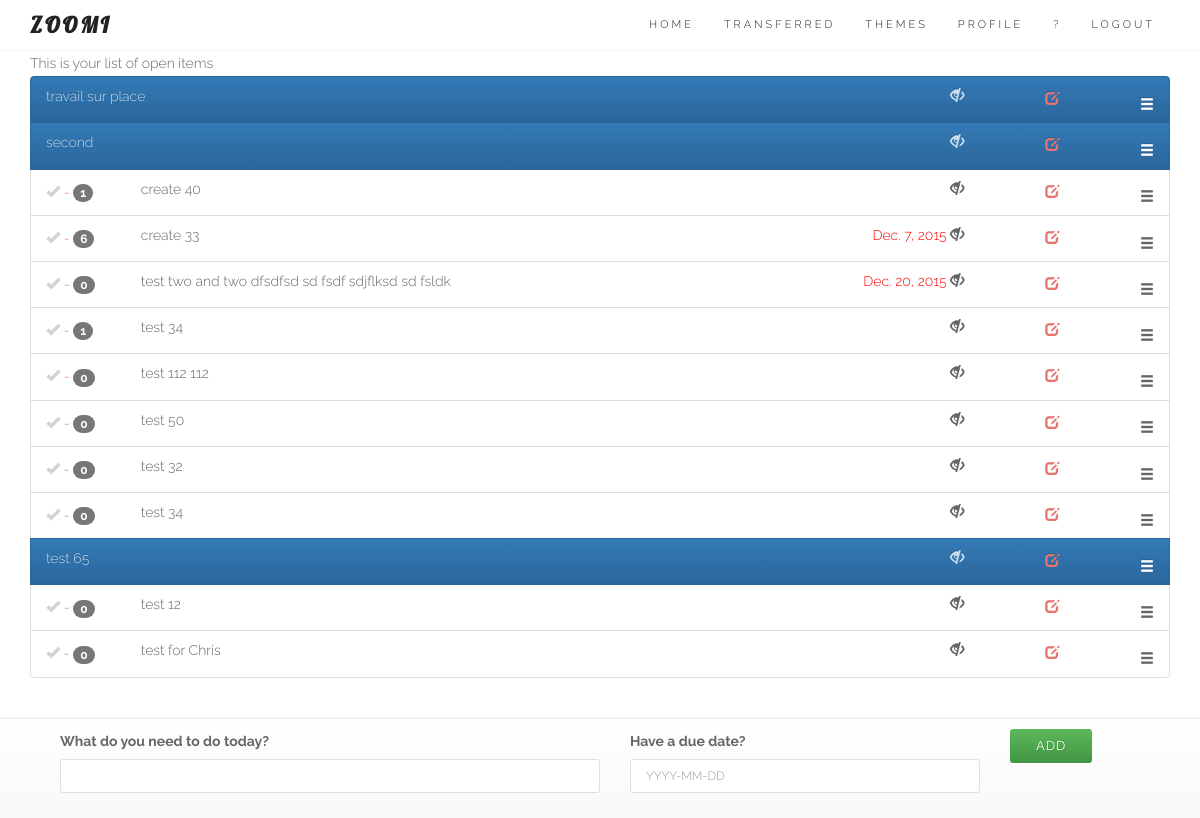
Before: / (signed in) with the older database file.
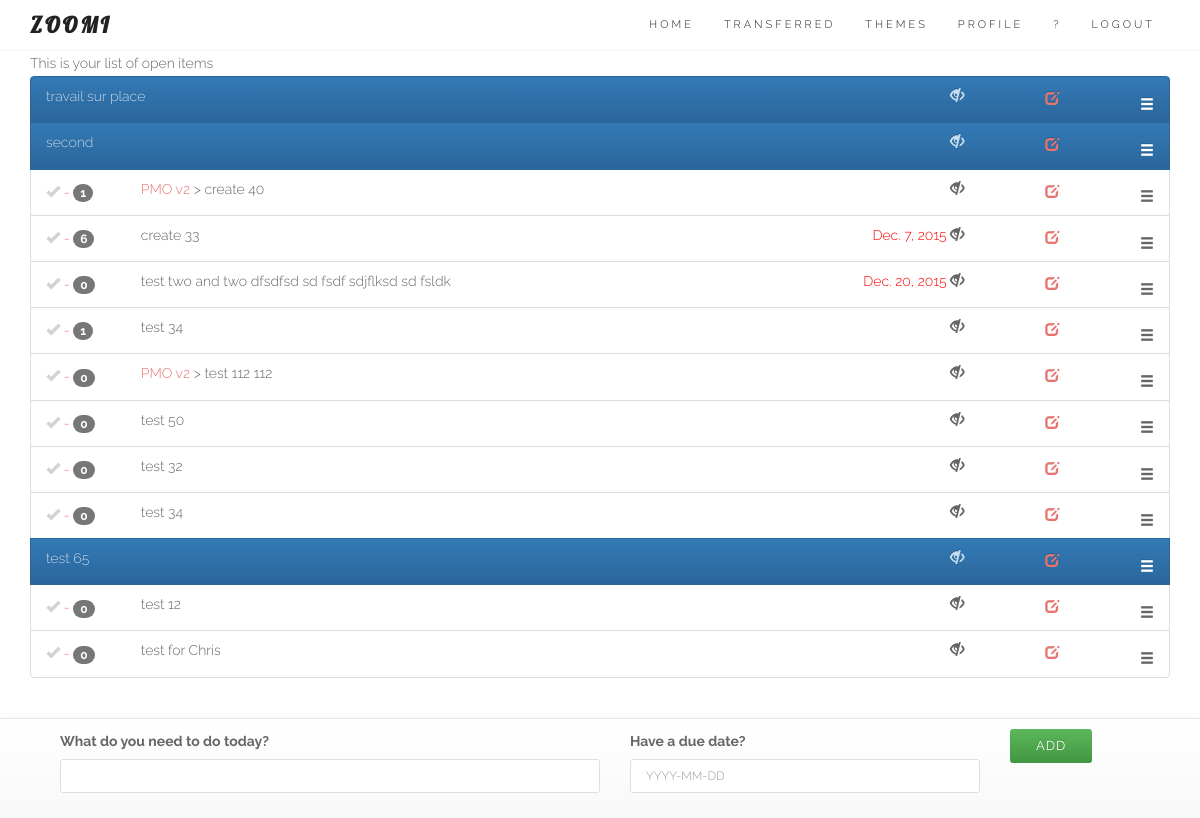
After: the same page with the newer database file.
### core/models.py (models this page shows, shortened)
class Entry(models.Model):
	user = models.ForeignKey(User)
	name = models.CharField(max_length=100)
	data = models.CharField(max_length=200, blank=True)
	order = models.IntegerField(default=1000)
	duedate = models.DateField(null=True, blank=True)
	done = models.BooleanField(default=False) # 0 = to do / 1 = completed
	impediment = models.BooleanField(default=False) # 0 = No / 1 = Yes
	transfered = models.BooleanField(default=False) # 0 = No / 1 = Yes = no longer in your List
	assignees = models.ManyToManyField(User, related_name='assignees',blank=True)
	section = models.BooleanField(default=False) # 0 = No / 1 = Yes
	created_at = models.DateTimeField(auto_now_add=True)
	completed_on = models.DateTimeField(null=True, blank=True)
	theme = models.ForeignKey(Theme, null=True, blank=True)
	class Meta:
		ordering = ['order']
		verbose_name_plural = "entries"
	def __str__(self):
		return str(self.name)
	def update_entry_url(self):
		return reverse (viewname="detail", args=[self.id])
	def update_modal_entry_url(self):
		return reverse (viewname="entrymodal", args=[self.id])
	def comment_entry_url(self):
		return reverse (viewname="commentlist", args=[self.id])
	def theme_entry_url(self):
		return reverse (viewname="themedetails", args=[self.theme.id])

class Theme(models.Model):
	user = models.ForeignKey(User)
	name = models.CharField(max_length=100, null=True, blank=True)
	created_at = models.DateTimeField(auto_now_add=True)
	def __str__(self):
		return str(self.name)

### core/views.py (the view, shortened to what this page needs)
# urls.py: url(r'^$', login_required(coreviews.EntryListAppendViewBS.as_view()), name='entrylistBS'), # Bootstrap test
class EntryListAppendViewBS(ListAppendView):
	model = coremodels.Entry
	template_name = 'entry/listBS.html'
	context_object_name = 'entry'
	def get_queryset(self):
		return coremodels.Entry.objects.filter(Q(user=self.request.user, transfered=0) | Q(assignees=self.request.user), done=False).order_by('order')

### core/models.py
class EntryCreateForm(ModelForm):
	class Meta:
		model = Entry
		fields = ['name','duedate'] # the form on the homepage
	def __init__(self, *args, **kwargs): # current_business, as parameter (cf Creeam)
		super(EntryCreateForm, self).__init__(*args, **kwargs)
		self.fields['name'].label = "What do you need to do today?"
		self.fields['duedate'].label = "Have a due date?"
		self.fields['duedate'].widget.attrs['placeholder'] = "YYYY-MM-DD"
		self.fields['name'].widget.attrs['autofocus'] = "on"

### core/models.py (called while the page is built)
	def get(self, request, *args, **kwargs):
		self.object_list = self.get_queryset()
		allow_empty = self.get_allow_empty()
		if not allow_empty and len(self.object_list) == 0:
			raise Http404(_(u"Empty list and '%(class_name)s.allow_empty' is False.")
							% {'class_name': self.__class__.__name__})
		self.object = None
		form_class = self.get_form_class()
		form = self.get_form(form_class)
		context = self.get_context_data(object_list=self.object_list, form=form)
		return self.render_to_response(context)

### templates/entry/listBS.html (shortened to what this page needs)
{% extends "base/theme.html" %}
{% load sitegate %}
{% load staticfiles %}
{% block page_sub_title %}
This is your list of open items
{% endblock %}
{% block content %}
<link rel="stylesheet" href="{% static "css/zoomi.css" %}">
<section id="services">
	<div class="container">
		<div class="row ">
			<div class="col-lg-12 text-center">
						<ul id="todo_list_BS">
						   	{% for objects in object_list %}
{% block detail %}
									{% include 'entry/detailsBS.html' %}
{% endblock %}
							{% endfor %}
						</ul>
			</div>
		</div>
	</div>
</section>
{% endblock %}
{% block footer %}
	<footer class="navbar navbar-default navbar-fixed-bottom">
		<div class="container">
			{% include 'entry/create.html' %}
		</div>
	</footer>
{% endblock %}

### templates/entry/detailsBS.html (shortened to what this page needs)
								<li id="entry_{{ objects.id }}" class="list-group-item {% if objects.section == 1 %}active{% endif %}">
								  	<div class="row">
										<div class="{% if objects.section == 1 %}hidden-xs hidden-sm hidden-md{% else %}col-xs-1 col-sm-1 col-md-1{% endif %}">
								   			<span class="{% if objects.section == 0 %}glyphicon glyphicon-ok entrycheckmark{% endif %} {% if objects.done == 1 %}completed{% else %}todo{% endif %}" onclick="EntryComplete({{ objects.id }})"> </span>
								   			 {% if objects.section == 0 %}
								   			 	<a href="{{ objects.comment_entry_url }}"> - <span class="badge">{{ objects.comment_set.count }}</span></a>
								   			 {% endif %}
								   		</div>
								   		<div class="col-xs-9 col-sm-6 col-md-6 text-left">
								   			<p class="list-group-item-text">
								   				{% if objects.theme %}
								   					<a href="{{ objects.theme_entry_url }}">{{ objects.theme }}</a> >
								   				{% endif %}
								   				{{ objects|truncatewords:10 }}</p>
								   		</div>
								   		{% if objects.section == 1 %}
											<div class="col-xs-1 col-sm-1 col-md-1"></div>
										{% endif %}
								   		<div class="hidden-xs col-sm-3 col-md-3 text-right">
								   			<p class="list-group-item-text">
										        {% if objects.duedate %}
										            <span class="switchable
										                {% if objects.duedate|timesince >= "1 min" %}
										                overdue
										                {% endif %}
										                ">
										                {{ objects.duedate }}
										            </span>
										        {% endif %}
										        <span class="glyphicon glyphicon-eye-close switch">
								   			</p>
									    </div>
								   		<div class="hidden-xs col-sm-1 col-md-1 text-right">
													<a href="{{ objects.update_entry_url }}">
														<span class="glyphicon glyphicon-edit">
													</a>
									    </div>
								   		<div class="col-xs-1 col-sm-1 col-md-1 text-right">
								   				<span class="glyphicon glyphicon-menu-hamburger selector">
									    </div>
									</div>
								</li>

Changed rows visible on the page:
changed Entry "create 40": theme_id empty → 1 (drawn); theme (not shown) → "PMO v2"
changed Entry "test 112 112": theme_id empty → 1 (drawn); theme (not shown) → "PMO v2"
